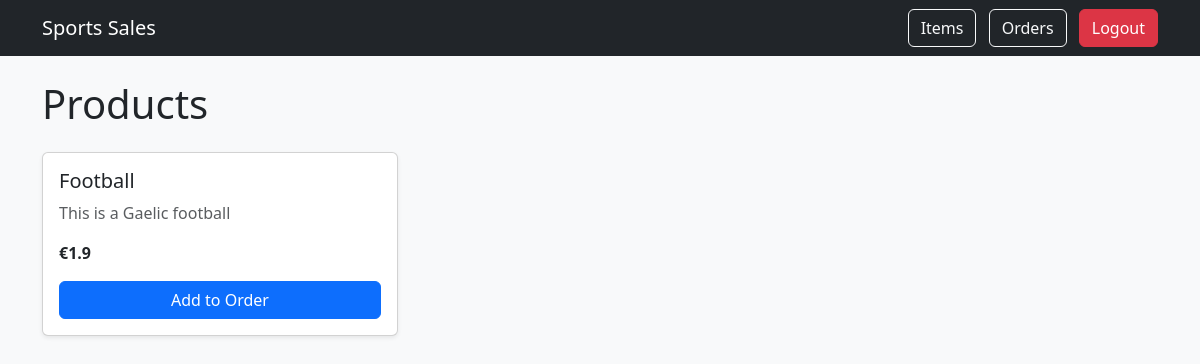
/item/, run on an earlier commit of the app's database.
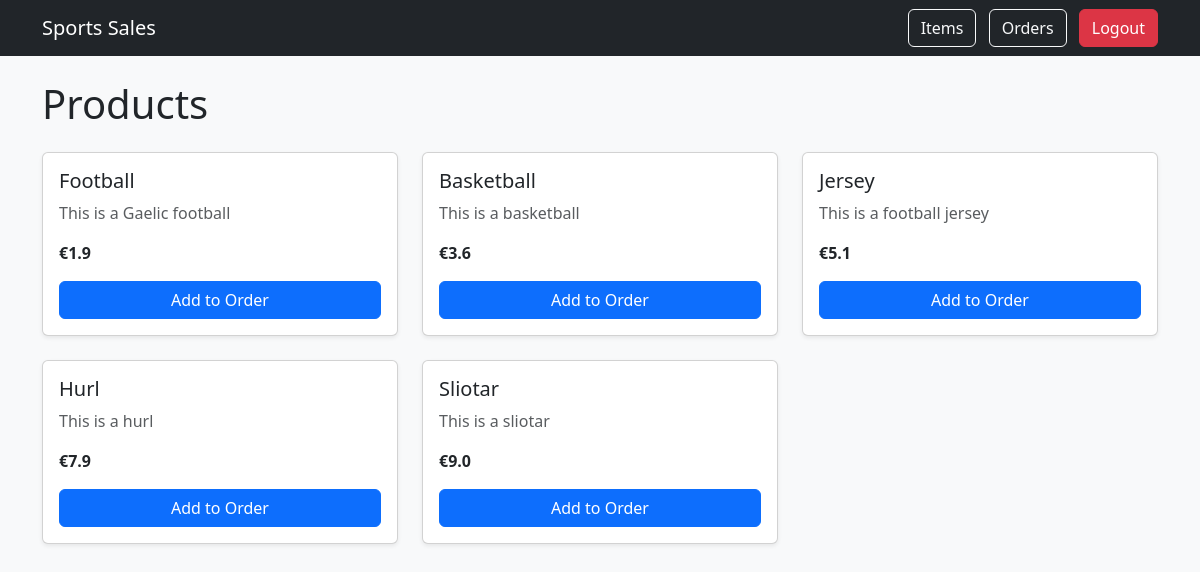
And on a later commit of the database.
### SportsSalesApp/models.py (models this page shows, shortened)
class Item(models.Model):
    item_id = models.IntegerField(primary_key = True)
    name = models.CharField(max_length = 30)
    price = models.FloatField()
    description = models.CharField(max_length = 30)

### SportsSalesApp/views.py (the view)
# urls.py: path('item/', views.items),
def items(request):
    items = Item.objects.all()
    return render(request, 'item.html', {'items': items})

### SportsSalesApp/templates/item.html (shortened to what this page needs)
<!DOCTYPE html>
<html lang="en">
<head>
    <link href="https://cdn.jsdelivr.net/npm/bootstrap@5.3.0/dist/css/bootstrap.min.css" rel="stylesheet">
</head>
<body class="bg-light">
<nav class="navbar navbar-dark bg-dark mb-4">
  <div class="container">
    <a class="navbar-brand" href="/item/">Sports Sales</a>
    <div>
      <a href="/item/" class="btn btn-outline-light me-2">Items</a>
      <a href="/order/" class="btn btn-outline-light me-2">Orders</a>
      <form action="/logout/" method="post" style="display:inline;">
        <button class="btn btn-danger">Logout</button>
      </form>
    </div>
  </div>
</nav>
<div class="container">
    <h1 class="mb-4">Products</h1>
    <div class="row">
        {% for item in items %}
        <div class="col-md-4">
            <div class="card mb-4 shadow-sm">
                <div class="card-body">
                    <h5 class="card-title">{{ item.name }}</h5>
                    <p class="text-muted">{{ item.description }}</p>
                    <p><strong>€{{ item.price }}</strong></p>
                    <form method="post" action="/order/">
                        <button class="btn btn-primary w-100">Add to Order</button>
                    </form>
                </div>
            </div>
        </div>
        {% endfor %}
    </div>
</div>
</body>
</html>

What changed in the data, as far as the page shows it:
added Item: name "Basketball", description "This is a basketball", price "3.6"
added Item: name "Jersey", description "This is a football jersey", price "5.1"
added Item: name "Hurl", description "This is a hurl", price "7.9"
added Item: name "Sliotar", description "This is a sliotar", price "9.0"
